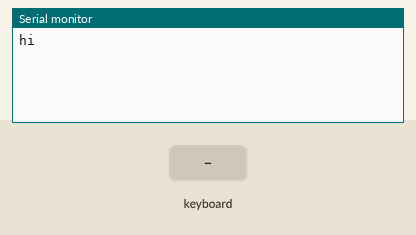
Bench run of a sketch on a simulated Arduino Uno, built with avr-gcc and run on an emulated ATmega328P. Parts: the last lines printed to the serial monitor. Inputs (shaded band) come from the test bench.

Above: at 2.2 s.
2.3 s: PS/2 keyboard text "5" received
At 3.3 s:
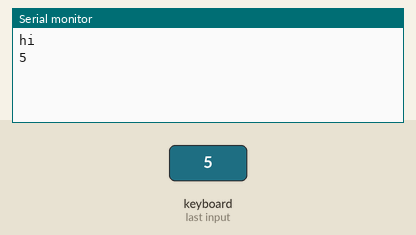
3.8 s: PS/2 keyboard text "90" received
At 4.4 s:
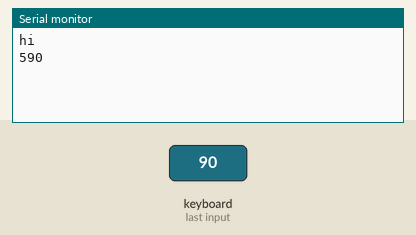

The sketch:

PS2KeyboardTestv01.ino
```cpp
#include <PS2Keyboard.h>

/*
Pin DATA     _NC_     GND    V++     CLK     _NC_
Pin____1_______2_______3_______4_______5_______6
_____yellow___none____brown___green_____red____none
_____yellow___none____green____blue____purple____none
_____black____none_____red____orange___yellow___none
_____black____none_____red____green____yellow___none
These are a few options I've seen. As you can see,
there isn't really a color standard that manufacturers
adhere to (unlike usb).
LEDs light up with Red Vin Green GND
 */

#define DATA_PIN 4
#define IRQ_PIN 3
PS2Keyboard keyboard;

void setup()
{
  keyboard.begin(DATA_PIN, IRQ_PIN);

  Serial.begin(9600);
  Serial.println("hi");
  delay(1000);
}

void loop()
{
  if(keyboard.available())
  {
    byte dat = keyboard.read();
    byte val = dat - '0';

    if(val >= 0 && val <= 9)
    {
      Serial.print(val, DEC);
    }
    else if(dat == PS2_ENTER)
    {
      Serial.println();
    }
    else if(dat == PS2_ESC)
    {
      Serial.println("[ESC]");
    }
  }
}
```

Measured:
- after the input at 2.3 s, the serial monitor: prints a new line at once (image 1)
- after the input at 3.8 s, the serial monitor: prints a new line at once (image 2)
